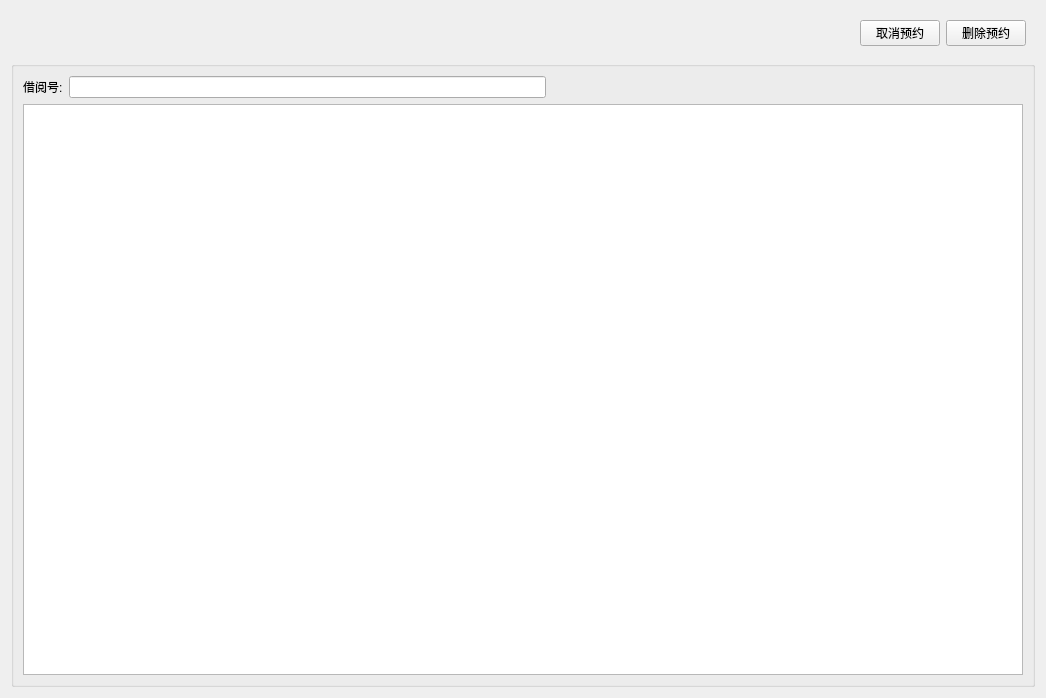
<?xml version="1.0" encoding="UTF-8"?>
<ui version="4.0">
 <class>ReaderOrder</class>
 <widget class="QWidget" name="ReaderOrder">
  <property name="geometry">
   <rect>
    <x>0</x>
    <y>0</y>
    <width>1046</width>
    <height>698</height>
   </rect>
  </property>
  <property name="windowTitle">
   <string>Form</string>
  </property>
  <layout class="QGridLayout" name="gridLayout">
   <item row="0" column="0">
    <widget class="QWidget" name="w_1" native="true">
     <layout class="QGridLayout" name="gridLayout_2">
      <item row="0" column="0">
       <layout class="QGridLayout" name="gridLayout_13">
        <item row="0" column="0">
         <spacer name="horizontalSpacer_3">
          <property name="orientation">
           <enum>Qt::Horizontal</enum>
          </property>
          <property name="sizeHint" stdset="0">
           <size>
            <width>40</width>
            <height>20</height>
           </size>
          </property>
         </spacer>
        </item>
        <item row="0" column="1">
         <widget class="QPushButton" name="pb_Cancel">
          <property name="text">
           <string>取消预约</string>
          </property>
         </widget>
        </item>
        <item row="0" column="2">
         <widget class="QPushButton" name="pb_Delete">
          <property name="text">
           <string>删除预约</string>
          </property>
         </widget>
        </item>
       </layout>
      </item>
     </layout>
    </widget>
   </item>
   <item row="1" column="0">
    <widget class="QGroupBox" name="groupBox_3">
     <property name="title">
      <string/>
     </property>
     <layout class="QGridLayout" name="gridLayout_10">
      <item row="1" column="0">
       <widget class="QTableWidget" name="tw_UserJY"/>
      </item>
      <item row="0" column="0">
       <layout class="QGridLayout" name="gridLayout_11">
        <item row="0" column="1">
         <widget class="QLineEdit" name="le_UserJYID"/>
        </item>
        <item row="0" column="0">
         <widget class="QLabel" name="label_5">
          <property name="text">
           <string>借阅号:</string>
          </property>
         </widget>
        </item>
        <item row="0" column="2">
         <spacer name="horizontalSpacer">
          <property name="orientation">
           <enum>Qt::Horizontal</enum>
          </property>
          <property name="sizeHint" stdset="0">
           <size>
            <width>40</width>
            <height>20</height>
           </size>
          </property>
         </spacer>
        </item>
       </layout>
      </item>
     </layout>
    </widget>
   </item>
  </layout>
 </widget>
 <resources/>
 <connections/>
</ui>
